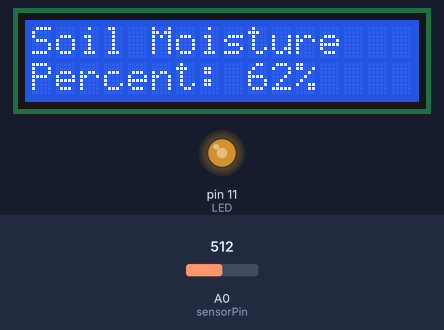
Simulated run of this sketch. Board: Arduino Uno, built with avr-gcc and run on an emulated ATmega328P. Parts: 16×2 character LCD, output pins drawn as LEDs (lit = HIGH). Inputs (shaded band) come from the test bench; at power-on: A0 (sensorPin) = 512. What the sketch prints to the serial monitor is not drawn.

Above: at 1.2 s.
1.3 s: A0 (sensorPin) set to 716
At 2.9 s:
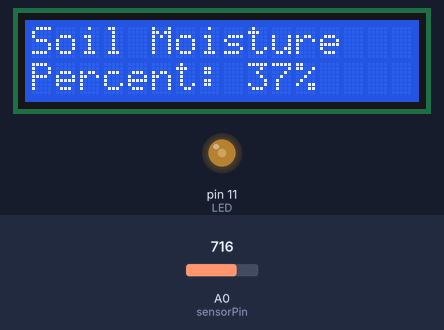
5.4 s: A0 (sensorPin) set to 900
At 7.0 s:
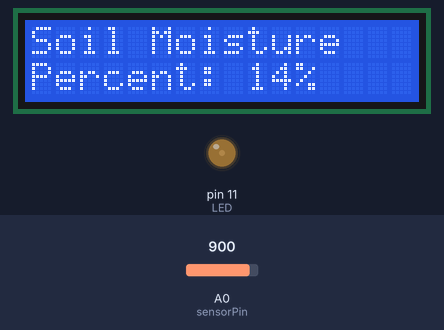
9.5 s: A0 (sensorPin) set to 1023
At 10.8 s:
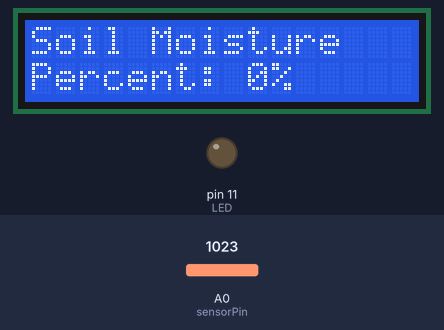
13.6 s: A0 (sensorPin) set to 306
At 15.2 s:
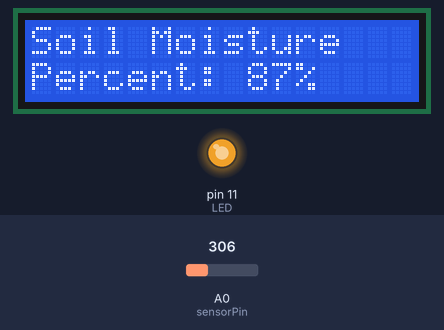
17.7 s: A0 (sensorPin) set to 511
At 19.1 s:
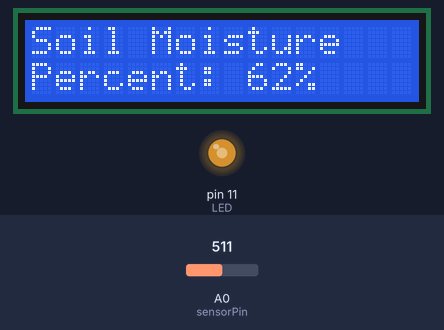
Timing chart, 0 to 20.7 s (numbered marks = the images above; inputs shaded):
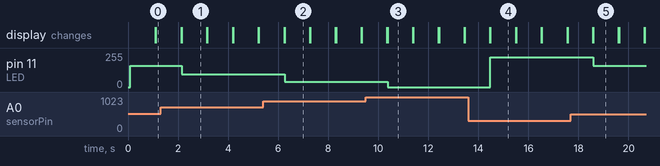

The sketch:

Source_Code.ino
```cpp
/*  Soil Mosture Sensor With Arduino And LCD
 *
 *  GitHub URL - https://github.com/narayanvyas/Arduino-Soil-Mosture-Sensor
 *
 *  Developed By Web Dev Fusion
 *  URL - https://www.webdevfusion.com
 *
 * Components
 * ----------
 *  - Arduino Uno
 *  - Soil Mosture Sensor
 *  - An LED
 *  - A 220 Ohm resistor for the LED
 *  - A LCD With I2C Interface
 *
 *  Libraries
 *  ---------
 *  - None
 *
 */

#include <Wire.h>
#include <LCD.h>
#include <LiquidCrystal_I2C.h>

LiquidCrystal_I2C  lcd(0x27,2,1,0,4,5,6,7); // 0x27 is the I2C bus address for an unmodified backpack

int sensorPin = A0;
int sensorValue = 0;
int percentValue = 0;
int LED = 11;
int LEDValue;

void setup() {
  Serial.begin(9600);
  lcd.begin(16, 2);
  lcd.setBacklightPin(3,POSITIVE);
  lcd.setBacklight(HIGH);
  pinMode(LED, HIGH);
}

void loop() {
  sensorValue = analogRead(sensorPin);
  Serial.print("\n\nAnalog Value: ");
  Serial.print(sensorValue);

  percentValue = map(sensorValue, 1023, 200, 0, 100);
  LEDValue = map(sensorValue, 1023, 200, 0, 255);
  Serial.print("\nPercent Value: ");
  Serial.print(percentValue);
  Serial.print("%");
  lcd.setCursor(0, 0);
  lcd.print("Soil Moisture");
  lcd.setCursor(0, 1);
  lcd.print("Percent: ");
  lcd.print(percentValue);
  lcd.print("%");
  analogWrite(LED, LEDValue);
  delay(1000);
  lcd.clear();
}
```

Measured:
- after the input at 1.3 s, pin 11 (LED): 158/255 → 95/255 after 0.85 s; the display: first differs from a run without the input after 0.85 s (image 1)
- after the input at 5.4 s, pin 11 (LED): 95/255 → 38/255 after 0.86 s; the display: first differs from a run without the input after 0.86 s (image 2)
- after the input at 9.5 s, pin 11 (LED): 38/255 → 0/255 after 0.87 s; the display: first differs from a run without the input after 0.87 s (image 3)
- after the input at 13.6 s, pin 11 (LED): 0/255 → 222/255 after 0.88 s; the display: first differs from a run without the input after 0.88 s (image 4)
- after the input at 17.7 s, pin 11 (LED): 222/255 → 158/255 after 0.90 s; the display: first differs from a run without the input after 0.90 s (image 5)
- what the display in image 1 shows lasts 1.0 s, from 2.1 s to 3.1 s
